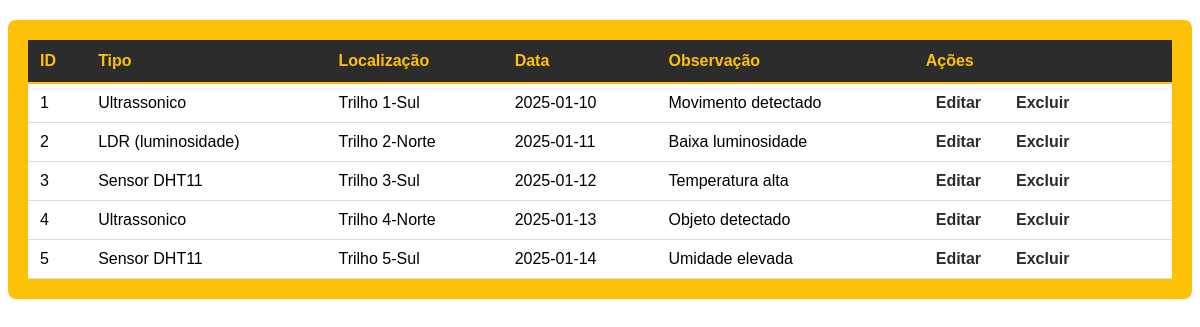
Screenshot of /controllers/ListarSensores.php with the database file from the repository.
### tables this page shows
CREATE TABLE IF NOT EXISTS sensores (
    idsensores INT PRIMARY KEY NOT NULL AUTO_INCREMENT,
    tipo_sensor ENUM('Ultrassonico', 'LDR (luminosidade)', 'Sensor DHT11') NOT NULL,
    localizacao_sensor ENUM(
        'Trilho 1-Sul', 'Trilho 1-Norte',
        'Trilho 2-Sul', 'Trilho 2-Norte',
        'Trilho 3-Sul', 'Trilho 3-Norte',
        'Trilho 4-Sul', 'Trilho 4-Norte',
        'Trilho 5-Sul', 'Trilho 5-Norte',
        'Trilho 6-Sul', 'Trilho 6-Norte'
    ) NOT NULL,
    data_sensor DATE NOT NULL,
    observacao_sensor VARCHAR(87) NOT NULL
);

### controllers/ListarSensores.php (the view, shortened to what this page needs)
<?php
require_once __DIR__ . '/../db/conn.php';
$result = $mysqli->query("SELECT idsensores, tipo_sensor, localizacao_sensor, data_sensor, observacao_sensor FROM sensores ORDER BY idsensores ASC");
echo '<div class="tabela-sensores-container">';
echo '<table>';
echo '<thead><tr>';
echo '<th>ID</th><th>Tipo</th><th>Localização</th><th>Data</th><th>Observação</th><th>Ações</th>';
echo '</tr></thead>';
echo '<tbody>';
while ($row = $result->fetch_assoc()) {
    echo '<tr>';
    echo '<td>' . htmlspecialchars($row['idsensores']) . '</td>';
    echo '<td>' . htmlspecialchars($row['tipo_sensor']) . '</td>';
    echo '<td>' . htmlspecialchars($row['localizacao_sensor']) . '</td>';
    echo '<td>' . htmlspecialchars($row['data_sensor']) . '</td>';
    echo '<td>' . htmlspecialchars($row['observacao_sensor']) . '</td>';
    echo '<td>';
    echo '<a href="../controllers/editar_sensores.php?id=' . urlencode($row['idsensores']) . '">Editar</a>';
    echo '<a href="../controllers/remover_sensores.php?id=' . urlencode($row['idsensores']) . '">Excluir</a>';
    echo '</td>';
    echo '</tr>';
}
echo '</tbody></table>';
echo '</div>';
?>

### controllers/ListarSensores.php (style rules this page uses)
.tabela-sensores-container { background-color: #FFC107; padding: 20px; border-radius: 8px; margin: 20px 0; }
.tabela-sensores-container table { width: 100%; border-collapse: collapse; background-color: white; font-family: Arial, sans-serif; }
.tabela-sensores-container th { background-color: #2C2C2C; color: #FFC107; padding: 12px; text-align: left; font-weight: bold; border-bottom: 2px solid #FFC107; }
.tabela-sensores-container td { padding: 10px 12px; border-bottom: 1px solid #ddd; }
.tabela-sensores-container a { color: #2C2C2C; text-decoration: none; margin-right: 15px; font-weight: bold; padding: 5px 10px; border-radius: 4px; transition: all 0.3s ease; }
.tabela-sensores-container a:last-child { margin-right: 0; }

### rows the page displays
sensores: idsensores "1", tipo_sensor "Ultrassonico", localizacao_sensor "Trilho 1-Sul", data_sensor "2025-01-10", observacao_sensor "Movimento detectado"
sensores: idsensores "2", tipo_sensor "LDR (luminosidade)", localizacao_sensor "Trilho 2-Norte", data_sensor "2025-01-11", observacao_sensor "Baixa luminosidade"
sensores: idsensores "3", tipo_sensor "Sensor DHT11", localizacao_sensor "Trilho 3-Sul", data_sensor "2025-01-12", observacao_sensor "Temperatura alta"
sensores: idsensores "4", tipo_sensor "Ultrassonico", localizacao_sensor "Trilho 4-Norte", data_sensor "2025-01-13", observacao_sensor "Objeto detectado"
sensores: idsensores "5", tipo_sensor "Sensor DHT11", localizacao_sensor "Trilho 5-Sul", data_sensor "2025-01-14", observacao_sensor "Umidade elevada"
